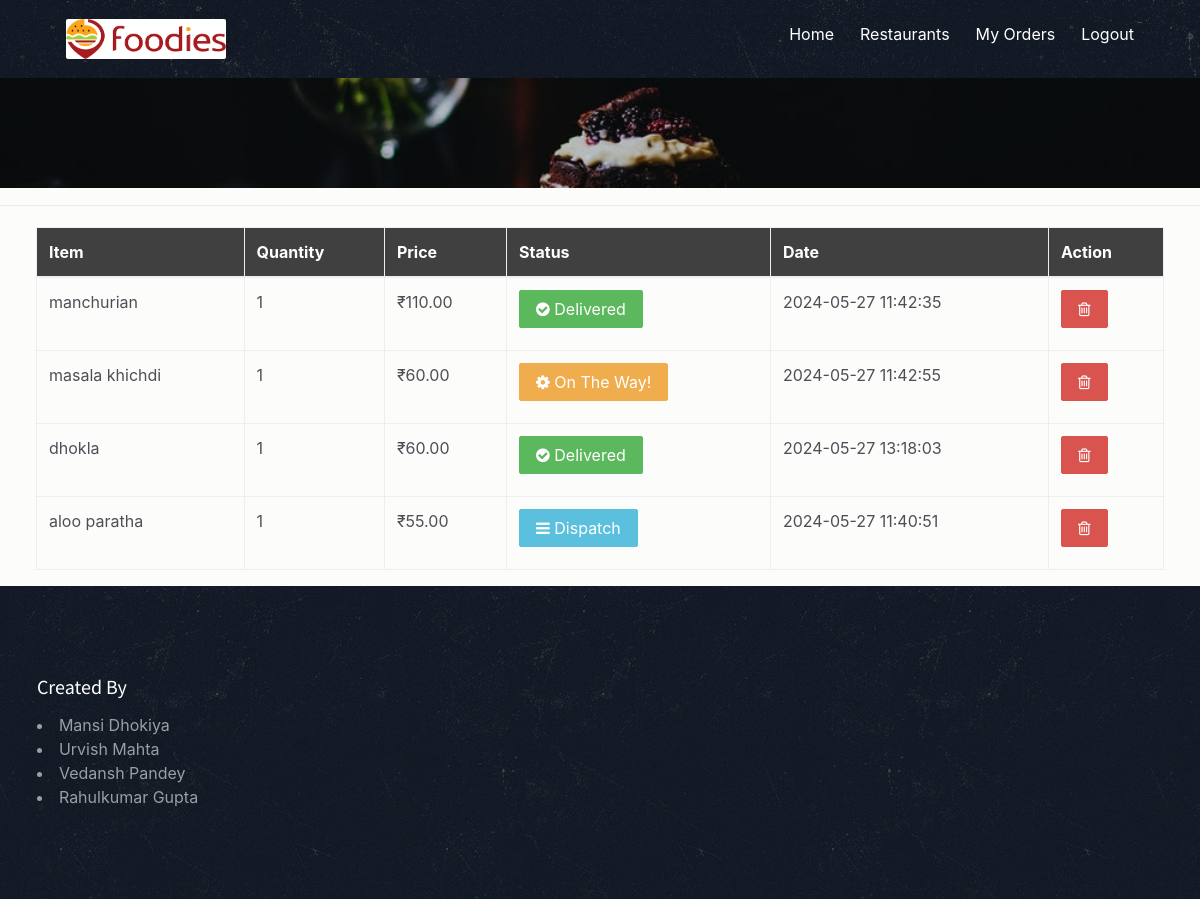
/your_orders.php (signed in), run on the app's committed database.
### tables this page shows
CREATE TABLE `users_orders` (
  `o_id` int(222) NOT NULL,
  `u_id` int(222) NOT NULL,
  `title` varchar(222) NOT NULL,
  `quantity` int(222) NOT NULL,
  `price` decimal(10,2) NOT NULL,
  `status` varchar(222) DEFAULT NULL,
  `date` timestamp NOT NULL DEFAULT CURRENT_TIMESTAMP ON UPDATE CURRENT_TIMESTAMP
);

### your_orders.php (the view, shortened to what this page needs)
<!DOCTYPE html>
<html lang="en">
<?php
include("connection/connect.php");
if(empty($_SESSION['user_id']))
{
	header('location:login.php');
}
else
{
?>
<head>
    <link href="css/bootstrap.min.css" rel="stylesheet">
    <link href="css/font-awesome.min.css" rel="stylesheet">
    <link href="css/animsition.min.css" rel="stylesheet">
    <link href="css/animate.css" rel="stylesheet">
    <link href="css/style.css" rel="stylesheet">
	</head>
<body>
        <header id="header" class="header-scroll top-header headrom">
            <nav class="navbar navbar-dark">
                <div class="container">
                    <a class="navbar-brand" href="index.php"> <img class="img-rounded" src="icn.png" alt="" height="40px" width="160px"> </a>
                    <div class="collapse navbar-toggleable-md  float-lg-right" id="mainNavbarCollapse">
                        <ul class="nav navbar-nav">
                            <li class="nav-item"> <a class="nav-link active" href="index.php">Home <span class="sr-only">(current)</span></a> </li>
                            <li class="nav-item"> <a class="nav-link active" href="restaurants.php">Restaurants <span class="sr-only"></span></a> </li>
							<?php
						if(empty($_SESSION["user_id"]))
							{
								echo '<li class="nav-item"><a href="login.php" class="nav-link active">Login</a> </li>
							  <li class="nav-item"><a href="registration.php" class="nav-link active">Register</a> </li>';
							}
						else
							{
									echo  '<li class="nav-item"><a href="your_orders.php" class="nav-link active">My Orders</a> </li>';
									echo  '<li class="nav-item"><a href="logout.php" class="nav-link active">Logout</a> </li>';
							}
						?>
                        </ul>
                    </div>
                </div>
            </nav>
        </header>
        <div class="page-wrapper">
            <div class="inner-page-hero bg-image" data-image-src="images/img/pimg.jpg">
            </div>
            <div class="result-show">
            </div>
            <section class="restaurants-page">
                <div class="container">
                    <div class="row">
                        <div class="col-xs-12">
                          </div>
                        <div class="col-xs-12">
                            <div class="bg-gray">
                                <div class="row">
							<table class="table table-bordered table-hover">
						  <thead style = "background: #404040; color:white;">
							<tr>
							  <th>Item</th>
							  <th>Quantity</th>
							  <th>Price</th>
							   <th>Status</th>
							     <th>Date</th>
								   <th>Action</th>
							</tr>
						  </thead>
						  <tbody>
							<?php
						$query_res= mysqli_query($db,"select * from users_orders where u_id='".$_SESSION['user_id']."'");
												if(!mysqli_num_rows($query_res) > 0 )
														{
															echo '<td colspan="6"><center>You have No orders Placed yet. </center></td>';
														}
													else
														{
										  while($row=mysqli_fetch_array($query_res))
										  {
							?>
												<tr>
														 <td data-column="Item"> <?php echo $row['title']; ?></td>
														  <td data-column="Quantity"> <?php echo $row['quantity']; ?></td>
														  <td data-column="price">₹<?php echo $row['price']; ?></td>
														   <td data-column="status">
														   <?php
																			$status=$row['status'];
																			if($status=="" or $status=="NULL")
																			{
																			?>
																			<button type="button" class="btn btn-info"><span class="fa fa-bars"  aria-hidden="true" ></span> Dispatch</button>
																		   <?php
																			  }
																			   if($status=="in process")
																			 { ?>
																				<button type="button" class="btn btn-warning"><span class="fa fa-cog fa-spin"  aria-hidden="true" ></span> On The Way!</button>
																			<?php
																				}
																			if($status=="closed")
																				{
																			?>
																			 <button type="button" class="btn btn-success" ><span  class="fa fa-check-circle" aria-hidden="true"></span> Delivered</button>
																			<?php
																			}
																			?>
														   </td>
														  <td data-column="Date"> <?php echo $row['date']; ?></td>
														   <td data-column="Action"> <a href="delete_orders.php?order_del=<?php echo $row['o_id'];?>" onclick="return confirm('Are you sure you want to cancel your order?');" class="btn btn-danger btn-flat btn-addon btn-xs m-b-10"><i class="fa fa-trash-o" style="font-size:16px"></i></a>
															</td>
												</tr>
														<?php }} ?>
						  </tbody>
					</table>
                                </div>
                            </div>
                            </div>
                        </div>
                    </div>
                </div>
            <footer class="footer">
                    <div class="row bottom-footer">
                        <div class="container">
                            <div class="row">
							<div class="col-xs-12 col-sm-4 address color-gray">
                                    <h5>Created By </h5>
                                    <b>
                                    <li>Mansi Dhokiya
                                    <li>Urvish Mahta
                                    <li>Vedansh Pandey
                                    <li>Rahulkumar Gupta
                                        </b>
                                 </div>
                            </div>
                        </div>
                    </div>
            </footer>
</body>
</html>
<?php
}
?>

### css/style.css (style rules this page uses)
body { background: rgba(252, 251, 249, 0.68); font-size: 16px; color: #4d4f56; font-weight: 400; overflow-x: hidden; }
.h1, .h2, .h3, .h4, .h5, .h6, h1, h2, h3, h4, h5, h6 { font-family: "Source Sans Pro", sans-serif; color: #25282b; }
a { color: #5c4ac7; }
ul { list-style-type: none; padding: 0; }
.container { max-width: 1270px; width: 94%; }
.page-wrapper { padding-top: 68px; }
.form-control-lg, .dropdown-menu, .btn, .btn-group-lg > .btn, .btn-lg, .img-rounded { border-radius: 2px; }
.btn { transition: all 0.4s; }
.m-b-10 { margin-bottom: 10px; }
#header { position: fixed; width: 100%; border: 0; z-index: 99; }
.navbar { background-image: url("../images/menu-bg.jpg"); padding: 0.95rem 1rem; border-radius: 0; }
.navbar-nav .nav-item { padding-left: 10px; }
footer { background: url(../images/pattern.png) center repeat; padding: 90px 0; z-index: 1; position: relative; }
footer h5 { color: #fff; font-family: "Source Sans Pro", sans-serif; margin-bottom: 15px; }
footer p, footer, footer span { font-weight: 300; color: #9c9da5; }
.inner-page-hero { padding-top: 5%; padding-bottom: 5%; }
.result-show { padding: 7px 0 10px; border-bottom: 1px solid #eaebeb; color: #333366; margin-bottom: 20px; }

### data on the page
users_orders: title "manchurian", quantity "1", price "110.00", status "closed" (drawn), date "2024-05-27 11:42:35"
users_orders: title "masala khichdi", quantity "1", price "60.00", status "in process" (drawn), date "2024-05-27 11:42:55"
users_orders: title "dhokla", quantity "1", price "60.00", status "closed" (drawn), date "2024-05-27 13:18:03"
users_orders: title "aloo paratha", quantity "1", price "55.00", shows "Dispatch", date "2024-05-27 11:40:51"
